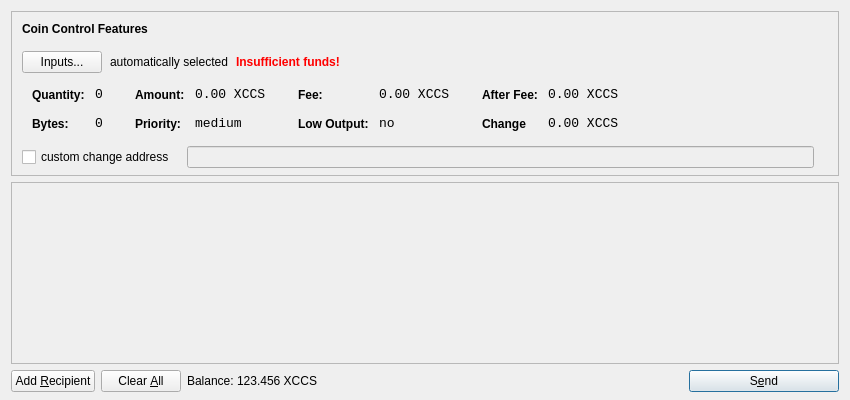
<?xml version="1.0" encoding="UTF-8"?>
<ui version="4.0">
 <class>SendCoinsDialog</class>
 <widget class="QDialog" name="SendCoinsDialog">
  <property name="geometry">
   <rect>
    <x>0</x>
    <y>0</y>
    <width>850</width>
    <height>400</height>
   </rect>
  </property>
  <property name="windowTitle">
   <string>Send Coins</string>
  </property>
  <property name="styleSheet">
   <string notr="true">background-image: url(:/images/bgx);</string>
  </property>
  <layout class="QVBoxLayout" name="verticalLayout" stretch="0,1,0">
   <property name="bottomMargin">
    <number>8</number>
   </property>
   <item>
    <widget class="QFrame" name="frameCoinControl">
     <property name="sizePolicy">
      <sizepolicy hsizetype="Expanding" vsizetype="Expanding">
       <horstretch>0</horstretch>
       <verstretch>0</verstretch>
      </sizepolicy>
     </property>
     <property name="maximumSize">
      <size>
       <width>16777215</width>
       <height>16777215</height>
      </size>
     </property>
     <property name="frameShape">
      <enum>QFrame::StyledPanel</enum>
     </property>
     <property name="frameShadow">
      <enum>QFrame::Sunken</enum>
     </property>
     <layout class="QVBoxLayout" name="verticalLayoutCoinControl2">
      <property name="spacing">
       <number>6</number>
      </property>
      <property name="leftMargin">
       <number>0</number>
      </property>
      <property name="topMargin">
       <number>0</number>
      </property>
      <property name="rightMargin">
       <number>0</number>
      </property>
      <property name="bottomMargin">
       <number>6</number>
      </property>
      <item>
       <layout class="QVBoxLayout" name="verticalLayoutCoinControl" stretch="0,0,0,0,1">
        <property name="spacing">
         <number>0</number>
        </property>
        <property name="leftMargin">
         <number>10</number>
        </property>
        <property name="topMargin">
         <number>10</number>
        </property>
        <item>
         <layout class="QHBoxLayout" name="horizontalLayoutCoinControl1">
          <property name="bottomMargin">
           <number>15</number>
          </property>
          <item>
           <widget class="QLabel" name="labelCoinControlFeatures">
            <property name="sizePolicy">
             <sizepolicy hsizetype="Preferred" vsizetype="Maximum">
              <horstretch>0</horstretch>
              <verstretch>0</verstretch>
             </sizepolicy>
            </property>
            <property name="font">
             <font>
              <weight>75</weight>
              <bold>true</bold>
             </font>
            </property>
            <property name="styleSheet">
             <string notr="true">font-weight:bold;</string>
            </property>
            <property name="text">
             <string>Coin Control Features</string>
            </property>
           </widget>
          </item>
         </layout>
        </item>
        <item>
         <layout class="QHBoxLayout" name="horizontalLayoutCoinControl2" stretch="0,0,0,0">
          <property name="spacing">
           <number>8</number>
          </property>
          <property name="bottomMargin">
           <number>10</number>
          </property>
          <item>
           <widget class="QPushButton" name="pushButtonCoinControl">
            <property name="styleSheet">
             <string notr="true"/>
            </property>
            <property name="text">
             <string>Inputs...</string>
            </property>
           </widget>
          </item>
          <item>
           <widget class="QLabel" name="labelCoinControlAutomaticallySelected">
            <property name="text">
             <string>automatically selected</string>
            </property>
            <property name="margin">
             <number>5</number>
            </property>
           </widget>
          </item>
          <item>
           <widget class="QLabel" name="labelCoinControlInsuffFunds">
            <property name="font">
             <font>
              <weight>75</weight>
              <bold>true</bold>
             </font>
            </property>
            <property name="styleSheet">
             <string notr="true">color:red;font-weight:bold;</string>
            </property>
            <property name="text">
             <string>Insufficient funds!</string>
            </property>
            <property name="margin">
             <number>5</number>
            </property>
           </widget>
          </item>
          <item>
           <spacer name="horizontalSpacerCoinControl">
            <property name="orientation">
             <enum>Qt::Horizontal</enum>
            </property>
            <property name="sizeHint" stdset="0">
             <size>
              <width>40</width>
              <height>1</height>
             </size>
            </property>
           </spacer>
          </item>
         </layout>
        </item>
        <item>
         <widget class="QWidget" name="widgetCoinControl" native="true">
          <property name="sizePolicy">
           <sizepolicy hsizetype="Preferred" vsizetype="Preferred">
            <horstretch>0</horstretch>
            <verstretch>0</verstretch>
           </sizepolicy>
          </property>
          <property name="minimumSize">
           <size>
            <width>0</width>
            <height>0</height>
           </size>
          </property>
          <property name="styleSheet">
           <string notr="true"/>
          </property>
          <layout class="QHBoxLayout" name="horizontalLayoutCoinControl5">
           <property name="leftMargin">
            <number>0</number>
           </property>
           <property name="topMargin">
            <number>0</number>
           </property>
           <property name="rightMargin">
            <number>0</number>
           </property>
           <property name="bottomMargin">
            <number>0</number>
           </property>
           <item>
            <layout class="QHBoxLayout" name="horizontalLayoutCoinControl3" stretch="0,0,0,1">
             <property name="spacing">
              <number>20</number>
             </property>
             <property name="topMargin">
              <number>0</number>
             </property>
             <property name="bottomMargin">
              <number>10</number>
             </property>
             <item>
              <layout class="QFormLayout" name="formLayoutCoinControl1">
               <property name="horizontalSpacing">
                <number>10</number>
               </property>
               <property name="verticalSpacing">
                <number>14</number>
               </property>
               <property name="leftMargin">
                <number>10</number>
               </property>
               <property name="topMargin">
                <number>4</number>
               </property>
               <property name="rightMargin">
                <number>6</number>
               </property>
               <item row="0" column="0">
                <widget class="QLabel" name="labelCoinControlQuantityText">
                 <property name="styleSheet">
                  <string notr="true">font-weight:bold;</string>
                 </property>
                 <property name="text">
                  <string>Quantity:</string>
                 </property>
                 <property name="margin">
                  <number>0</number>
                 </property>
                </widget>
               </item>
               <item row="0" column="1">
                <widget class="QLabel" name="labelCoinControlQuantity">
                 <property name="font">
                  <font>
                   <family>Monospace</family>
                   <pointsize>10</pointsize>
                  </font>
                 </property>
                 <property name="cursor">
                  <cursorShape>IBeamCursor</cursorShape>
                 </property>
                 <property name="contextMenuPolicy">
                  <enum>Qt::ActionsContextMenu</enum>
                 </property>
                 <property name="text">
                  <string>0</string>
                 </property>
                 <property name="margin">
                  <number>0</number>
                 </property>
                 <property name="textInteractionFlags">
                  <set>Qt::LinksAccessibleByMouse|Qt::TextSelectableByKeyboard|Qt::TextSelectableByMouse</set>
                 </property>
                </widget>
               </item>
               <item row="1" column="0">
                <widget class="QLabel" name="labelCoinControlBytesText">
                 <property name="styleSheet">
                  <string notr="true">font-weight:bold;</string>
                 </property>
                 <property name="text">
                  <string>Bytes:</string>
                 </property>
                </widget>
               </item>
               <item row="1" column="1">
                <widget class="QLabel" name="labelCoinControlBytes">
                 <property name="font">
                  <font>
                   <family>Monospace</family>
                   <pointsize>10</pointsize>
                  </font>
                 </property>
                 <property name="cursor">
                  <cursorShape>IBeamCursor</cursorShape>
                 </property>
                 <property name="contextMenuPolicy">
                  <enum>Qt::ActionsContextMenu</enum>
                 </property>
                 <property name="text">
                  <string>0</string>
                 </property>
                 <property name="textInteractionFlags">
                  <set>Qt::LinksAccessibleByMouse|Qt::TextSelectableByKeyboard|Qt::TextSelectableByMouse</set>
                 </property>
                </widget>
               </item>
              </layout>
             </item>
             <item>
              <layout class="QFormLayout" name="formLayoutCoinControl2">
               <property name="horizontalSpacing">
                <number>10</number>
               </property>
               <property name="verticalSpacing">
                <number>14</number>
               </property>
               <property name="leftMargin">
                <number>6</number>
               </property>
               <property name="topMargin">
                <number>4</number>
               </property>
               <property name="rightMargin">
                <number>6</number>
               </property>
               <item row="0" column="0">
                <widget class="QLabel" name="labelCoinControlAmountText">
                 <property name="styleSheet">
                  <string notr="true">font-weight:bold;</string>
                 </property>
                 <property name="text">
                  <string>Amount:</string>
                 </property>
                 <property name="margin">
                  <number>0</number>
                 </property>
                </widget>
               </item>
               <item row="0" column="1">
                <widget class="QLabel" name="labelCoinControlAmount">
                 <property name="font">
                  <font>
                   <family>Monospace</family>
                   <pointsize>10</pointsize>
                  </font>
                 </property>
                 <property name="cursor">
                  <cursorShape>IBeamCursor</cursorShape>
                 </property>
                 <property name="contextMenuPolicy">
                  <enum>Qt::ActionsContextMenu</enum>
                 </property>
                 <property name="text">
                  <string>0.00 XCCS</string>
                 </property>
                 <property name="textInteractionFlags">
                  <set>Qt::LinksAccessibleByMouse|Qt::TextSelectableByKeyboard|Qt::TextSelectableByMouse</set>
                 </property>
                </widget>
               </item>
               <item row="1" column="0">
                <widget class="QLabel" name="labelCoinControlPriorityText">
                 <property name="styleSheet">
                  <string notr="true">font-weight:bold;</string>
                 </property>
                 <property name="text">
                  <string>Priority:</string>
                 </property>
                </widget>
               </item>
               <item row="1" column="1">
                <widget class="QLabel" name="labelCoinControlPriority">
                 <property name="font">
                  <font>
                   <family>Monospace</family>
                   <pointsize>10</pointsize>
                  </font>
                 </property>
                 <property name="cursor">
                  <cursorShape>IBeamCursor</cursorShape>
                 </property>
                 <property name="contextMenuPolicy">
                  <enum>Qt::ActionsContextMenu</enum>
                 </property>
                 <property name="text">
                  <string>medium</string>
                 </property>
                 <property name="textInteractionFlags">
                  <set>Qt::LinksAccessibleByMouse|Qt::TextSelectableByKeyboard|Qt::TextSelectableByMouse</set>
                 </property>
                </widget>
               </item>
              </layout>
             </item>
             <item>
              <layout class="QFormLayout" name="formLayoutCoinControl3">
               <property name="horizontalSpacing">
                <number>10</number>
               </property>
               <property name="verticalSpacing">
                <number>14</number>
               </property>
               <property name="leftMargin">
                <number>6</number>
               </property>
               <property name="topMargin">
                <number>4</number>
               </property>
               <property name="rightMargin">
                <number>6</number>
               </property>
               <item row="0" column="0">
                <widget class="QLabel" name="labelCoinControlFeeText">
                 <property name="styleSheet">
                  <string notr="true">font-weight:bold;</string>
                 </property>
                 <property name="text">
                  <string>Fee:</string>
                 </property>
                 <property name="margin">
                  <number>0</number>
                 </property>
                </widget>
               </item>
               <item row="0" column="1">
                <widget class="QLabel" name="labelCoinControlFee">
                 <property name="font">
                  <font>
                   <family>Monospace</family>
                   <pointsize>10</pointsize>
                  </font>
                 </property>
                 <property name="cursor">
                  <cursorShape>IBeamCursor</cursorShape>
                 </property>
                 <property name="contextMenuPolicy">
                  <enum>Qt::ActionsContextMenu</enum>
                 </property>
                 <property name="text">
                  <string>0.00 XCCS</string>
                 </property>
                 <property name="textInteractionFlags">
                  <set>Qt::LinksAccessibleByMouse|Qt::TextSelectableByKeyboard|Qt::TextSelectableByMouse</set>
                 </property>
                </widget>
               </item>
               <item row="1" column="0">
                <widget class="QLabel" name="labelCoinControlLowOutputText">
                 <property name="styleSheet">
                  <string notr="true">font-weight:bold;</string>
                 </property>
                 <property name="text">
                  <string>Low Output:</string>
                 </property>
                </widget>
               </item>
               <item row="1" column="1">
                <widget class="QLabel" name="labelCoinControlLowOutput">
                 <property name="font">
                  <font>
                   <family>Monospace</family>
                   <pointsize>10</pointsize>
                  </font>
                 </property>
                 <property name="cursor">
                  <cursorShape>IBeamCursor</cursorShape>
                 </property>
                 <property name="contextMenuPolicy">
                  <enum>Qt::ActionsContextMenu</enum>
                 </property>
                 <property name="text">
                  <string>no</string>
                 </property>
                 <property name="textInteractionFlags">
                  <set>Qt::LinksAccessibleByMouse|Qt::TextSelectableByKeyboard|Qt::TextSelectableByMouse</set>
                 </property>
                </widget>
               </item>
              </layout>
             </item>
             <item>
              <layout class="QFormLayout" name="formLayoutCoinControl4">
               <property name="horizontalSpacing">
                <number>10</number>
               </property>
               <property name="verticalSpacing">
                <number>14</number>
               </property>
               <property name="leftMargin">
                <number>6</number>
               </property>
               <property name="topMargin">
                <number>4</number>
               </property>
               <property name="rightMargin">
                <number>6</number>
               </property>
               <item row="0" column="0">
                <widget class="QLabel" name="labelCoinControlAfterFeeText">
                 <property name="styleSheet">
                  <string notr="true">font-weight:bold;</string>
                 </property>
                 <property name="text">
                  <string>After Fee:</string>
                 </property>
                 <property name="margin">
                  <number>0</number>
                 </property>
                </widget>
               </item>
               <item row="0" column="1">
                <widget class="QLabel" name="labelCoinControlAfterFee">
                 <property name="font">
                  <font>
                   <family>Monospace</family>
                   <pointsize>10</pointsize>
                  </font>
                 </property>
                 <property name="cursor">
                  <cursorShape>IBeamCursor</cursorShape>
                 </property>
                 <property name="contextMenuPolicy">
                  <enum>Qt::ActionsContextMenu</enum>
                 </property>
                 <property name="text">
                  <string>0.00 XCCS</string>
                 </property>
                 <property name="textInteractionFlags">
                  <set>Qt::LinksAccessibleByMouse|Qt::TextSelectableByKeyboard|Qt::TextSelectableByMouse</set>
                 </property>
                </widget>
               </item>
               <item row="1" column="0">
                <widget class="QLabel" name="labelCoinControlChangeText">
                 <property name="styleSheet">
                  <string notr="true">font-weight:bold;</string>
                 </property>
                 <property name="text">
                  <string>Change</string>
                 </property>
                </widget>
               </item>
               <item row="1" column="1">
                <widget class="QLabel" name="labelCoinControlChange">
                 <property name="font">
                  <font>
                   <family>Monospace</family>
                   <pointsize>10</pointsize>
                  </font>
                 </property>
                 <property name="cursor">
                  <cursorShape>IBeamCursor</cursorShape>
                 </property>
                 <property name="contextMenuPolicy">
                  <enum>Qt::ActionsContextMenu</enum>
                 </property>
                 <property name="text">
                  <string>0.00 XCCS</string>
                 </property>
                 <property name="textInteractionFlags">
                  <set>Qt::LinksAccessibleByMouse|Qt::TextSelectableByKeyboard|Qt::TextSelectableByMouse</set>
                 </property>
                </widget>
               </item>
              </layout>
             </item>
            </layout>
           </item>
          </layout>
         </widget>
        </item>
        <item>
         <layout class="QHBoxLayout" name="horizontalLayoutCoinControl4" stretch="0,0,0">
          <property name="spacing">
           <number>12</number>
          </property>
          <property name="sizeConstraint">
           <enum>QLayout::SetDefaultConstraint</enum>
          </property>
          <property name="topMargin">
           <number>5</number>
          </property>
          <property name="rightMargin">
           <number>5</number>
          </property>
          <item>
           <widget class="QCheckBox" name="checkBoxCoinControlChange">
            <property name="text">
             <string>custom change address</string>
            </property>
           </widget>
          </item>
          <item>
           <widget class="QLineEdit" name="lineEditCoinControlChange">
            <property name="enabled">
             <bool>false</bool>
            </property>
            <property name="sizePolicy">
             <sizepolicy hsizetype="Expanding" vsizetype="Fixed">
              <horstretch>0</horstretch>
              <verstretch>0</verstretch>
             </sizepolicy>
            </property>
           </widget>
          </item>
          <item>
           <widget class="QLabel" name="labelCoinControlChangeLabel">
            <property name="sizePolicy">
             <sizepolicy hsizetype="Preferred" vsizetype="Expanding">
              <horstretch>0</horstretch>
              <verstretch>0</verstretch>
             </sizepolicy>
            </property>
            <property name="minimumSize">
             <size>
              <width>0</width>
              <height>0</height>
             </size>
            </property>
            <property name="text">
             <string/>
            </property>
            <property name="margin">
             <number>3</number>
            </property>
           </widget>
          </item>
         </layout>
        </item>
        <item>
         <spacer name="verticalSpacerCoinControl">
          <property name="orientation">
           <enum>Qt::Vertical</enum>
          </property>
          <property name="sizeHint" stdset="0">
           <size>
            <width>800</width>
            <height>1</height>
           </size>
          </property>
         </spacer>
        </item>
       </layout>
      </item>
     </layout>
    </widget>
   </item>
   <item>
    <widget class="QScrollArea" name="scrollArea">
     <property name="widgetResizable">
      <bool>true</bool>
     </property>
     <widget class="QWidget" name="scrollAreaWidgetContents">
      <property name="geometry">
       <rect>
        <x>0</x>
        <y>0</y>
        <width>830</width>
        <height>172</height>
       </rect>
      </property>
      <layout class="QVBoxLayout" name="verticalLayout_2">
       <property name="leftMargin">
        <number>0</number>
       </property>
       <property name="topMargin">
        <number>0</number>
       </property>
       <property name="rightMargin">
        <number>0</number>
       </property>
       <property name="bottomMargin">
        <number>0</number>
       </property>
       <item>
        <layout class="QVBoxLayout" name="entries">
         <property name="spacing">
          <number>6</number>
         </property>
        </layout>
       </item>
       <item>
        <spacer name="verticalSpacer">
         <property name="orientation">
          <enum>Qt::Vertical</enum>
         </property>
         <property name="sizeHint" stdset="0">
          <size>
           <width>20</width>
           <height>40</height>
          </size>
         </property>
        </spacer>
       </item>
      </layout>
     </widget>
    </widget>
   </item>
   <item>
    <layout class="QHBoxLayout" name="horizontalLayout">
     <item>
      <widget class="QPushButton" name="addButton">
       <property name="toolTip">
        <string>Send to multiple recipients at once</string>
       </property>
       <property name="text">
        <string>Add &amp;Recipient</string>
       </property>
       <property name="icon">
        <iconset resource="../bitcoin.qrc">
         <normaloff>:/icons/add</normaloff>:/icons/add</iconset>
       </property>
       <property name="autoDefault">
        <bool>false</bool>
       </property>
      </widget>
     </item>
     <item>
      <widget class="QPushButton" name="clearButton">
       <property name="sizePolicy">
        <sizepolicy hsizetype="Minimum" vsizetype="Fixed">
         <horstretch>0</horstretch>
         <verstretch>0</verstretch>
        </sizepolicy>
       </property>
       <property name="toolTip">
        <string>Remove all transaction fields</string>
       </property>
       <property name="text">
        <string>Clear &amp;All</string>
       </property>
       <property name="icon">
        <iconset resource="../bitcoin.qrc">
         <normaloff>:/icons/remove</normaloff>:/icons/remove</iconset>
       </property>
       <property name="autoRepeatDelay">
        <number>300</number>
       </property>
       <property name="autoDefault">
        <bool>false</bool>
       </property>
      </widget>
     </item>
     <item>
      <layout class="QHBoxLayout" name="horizontalLayout_2">
       <property name="spacing">
        <number>3</number>
       </property>
       <item>
        <widget class="QLabel" name="label">
         <property name="sizePolicy">
          <sizepolicy hsizetype="Preferred" vsizetype="Fixed">
           <horstretch>0</horstretch>
           <verstretch>0</verstretch>
          </sizepolicy>
         </property>
         <property name="text">
          <string>Balance:</string>
         </property>
        </widget>
       </item>
       <item>
        <widget class="QLabel" name="labelBalance">
         <property name="sizePolicy">
          <sizepolicy hsizetype="Preferred" vsizetype="Fixed">
           <horstretch>0</horstretch>
           <verstretch>0</verstretch>
          </sizepolicy>
         </property>
         <property name="cursor">
          <cursorShape>IBeamCursor</cursorShape>
         </property>
         <property name="text">
          <string>123.456 XCCS</string>
         </property>
         <property name="textInteractionFlags">
          <set>Qt::LinksAccessibleByMouse|Qt::TextSelectableByKeyboard|Qt::TextSelectableByMouse</set>
         </property>
        </widget>
       </item>
      </layout>
     </item>
     <item>
      <spacer name="horizontalSpacer">
       <property name="orientation">
        <enum>Qt::Horizontal</enum>
       </property>
       <property name="sizeHint" stdset="0">
        <size>
         <width>40</width>
         <height>20</height>
        </size>
       </property>
      </spacer>
     </item>
     <item>
      <widget class="QPushButton" name="sendButton">
       <property name="minimumSize">
        <size>
         <width>150</width>
         <height>0</height>
        </size>
       </property>
       <property name="toolTip">
        <string>Confirm the send action</string>
       </property>
       <property name="text">
        <string>S&amp;end</string>
       </property>
       <property name="icon">
        <iconset resource="../bitcoin.qrc">
         <normaloff>:/icons/send</normaloff>:/icons/send</iconset>
       </property>
       <property name="default">
        <bool>true</bool>
       </property>
      </widget>
     </item>
    </layout>
   </item>
  </layout>
 </widget>
 <resources>
  <include location="../bitcoin.qrc"/>
 </resources>
 <connections/>
</ui>
